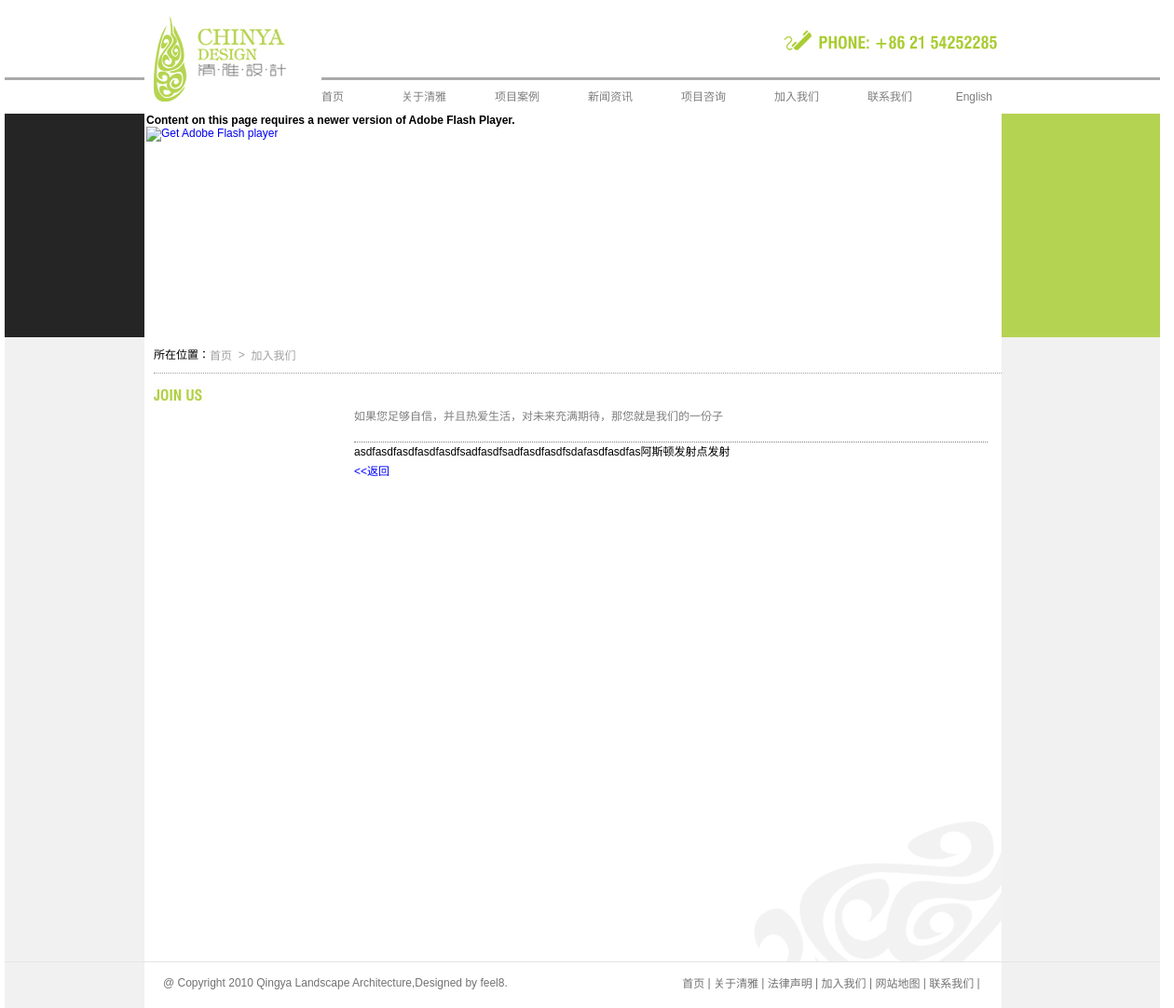
Page /index.php/main/joininfo/6/6/3 on the committed database.
### tables this page shows
CREATE TABLE `serviceroot` (
  `id` bigint(20) NOT NULL AUTO_INCREMENT,
  `rootname` varchar(200) DEFAULT NULL,
  `rootorder` bigint(20) DEFAULT NULL,
  PRIMARY KEY (`id`)
);

CREATE TABLE `servicecat` (
  `id` bigint(20) NOT NULL AUTO_INCREMENT,
  `catname` varchar(200) DEFAULT NULL,
  `rootid` bigint(20) DEFAULT NULL,
  `catdesc` text,
  `catorder` bigint(20) DEFAULT NULL,
  PRIMARY KEY (`id`)
);

CREATE TABLE `service` (
  `id` bigint(20) NOT NULL AUTO_INCREMENT,
  `servicename` varchar(200) NOT NULL,
  `pubtime` datetime NOT NULL,
  `servicedesc` text NOT NULL,
  `rootid` bigint(20) NOT NULL,
  `catid` bigint(20) NOT NULL,
  `servicepic` varchar(256) DEFAULT NULL,
  PRIMARY KEY (`id`)
);

### system/application/controllers/main.php (called while the page is built, shortened)
<?php
class Main extends Controller {
	var $methodName;
	function joininfo($rid, $catid = 6,$jid) {
		$data = array ();
		$data ["catmenu"] = $this->getServiceCat ( $rid );
		$data ["selectcat"] = $catid;
		$data ["content"] = $this->getServiceCatByID ( $catid );
		$data["infocontent"] = $this->getServiceByID($jid);
		$this->executeFrame ( $data, $rid );
		$this->showView ( $data, "joininfo" );
	}
	function getServiceByID($serviceid) {
		$result = $this->db->get_where ( "service", array ("id" => $serviceid ) );
		return $result->result_array ();
	}
	function getServiceCatByID($catid) {
		$this->db->order_by ( "catorder" );
		$result = $this->db->get_where ( "servicecat", array ("id" => $catid ) );
		return $result->result_array ();
	}
	function getServiceCat($rid) {
		$this->db->order_by ( "catorder" );
		$result = $this->db->get_where ( "servicecat", array ("rootid" => $rid ) );
		return $result->result_array ();
	}
	function executeFrame(&$data, $rid) {
		$data ["nav"] = $this->getRootNav ();
	}
	function getRootNav() {
		$this->db->order_by ( "rootorder" );
		$this->db->where ( "id < ", 8 );
		$result = $this->db->get ( "serviceroot" );
		return $result->result_array ();
	}
	function showView($data, $viewName = null) {
		$this->load->view ( "header", $data );
		$this->load->view ( "ad", $data );
		if (! $viewName) {
			$this->load->view ( $this->methodName, $data );
		} else {
			$this->load->view ( $viewName, $data );
		}
		$this->load->view ( "footer", $data );
	}
}
?>

### system/codeigniter/CodeIgniter.php (called while the page is built, shortened)
<?php  if ( ! defined('BASEPATH')) exit('No direct script access allowed');
$EXT =& load_class('Hooks');
$EXT->_call_hook('pre_system');
$URI =& load_class('URI');
$RTR =& load_class('Router');
$method = $RTR->fetch_method();
$EXT->_call_hook('pre_controller');
$CI = new $class();
if ($RTR->scaffolding_request === TRUE)
{
	if ($EXT->_call_hook('scaffolding_override') === FALSE)
	{
		$CI->_ci_scaffolding();
	}
}
else
{
	if (method_exists($CI, '_remap'))
	{
		$CI->_remap($method);
	}
	else
	{
		call_user_func_array(array(&$CI, $method), array_slice($URI->rsegments, 2));
	}
}

### index.php (called while the page is built, shortened)
<?php
require_once BASEPATH.'codeigniter/CodeIgniter'.EXT;

### system/application/views/joininfo.php (the view)
<div id="content">
<div id="info">
<?php foreach($root as $entry): $rootid = $entry["id"];?>
<div id="adnav">
<span style="color:black;">所在位置：</span>
<a href="index.php/main/index">首页</a>
<span>&nbsp;&nbsp;&gt;&nbsp;&nbsp;</span>
<a href="index.php/main/join/<?php echo $rootid ?>/<?php echo $selectcat ?>">
<?php foreach($content as $catitem):?>
<?php echo $catitem["catname"] ?>
<?php endforeach;?>
</a>
</div>
<?php endforeach;?>
<div id="leftbar">
<dl>
<dt><a href="index.php/main/join/<?php echo $rootid ?>/<?php echo $selectcat ?>"><img src="images/0<?php echo $rootid ?>.jpg"/></a>
</dt>
<dd>
<ul>
<?php foreach ($catmenu as $citem):?>
<?php if($selectcat == $citem["id"]){?>
<li class="activeli"><a href="index.php/main/join/<?php echo $rootid ?>/<?php echo $citem["id"] ?>" class="active"><?php echo $citem["catname"] ?></a></li>
<?php }else{?>
<li class="deactiveli"><a href="index.php/main/join/<?php echo $rootid ?>/<?php echo $citem["id"] ?>" class="deactive"><?php echo $citem["catname"] ?></a></li>
<?php }?>
<?php endforeach;?>
</ul>
</dd>
</dl>
</div>
<div id="rightbar">
<label class="jointitle">如果您足够自信，并且热爱生活，对未来充满期待，那您就是我们的一份子</label>
<?php foreach($infocontent as $citem):?>
<?php echo $citem["servicedesc"] ?>
<div style="float:left;width:100%;">
	<a style="color:blue;" href="index.php/main/join/6/6">&lt;&lt;返回</a>
	</div>
<?php endforeach;?>
</div>
</div>
</div>

### css/site.css (style rules this page uses)
body { margin:0 auto; padding:0; width:1250px;font-family:Tahoma, Geneva, sans-serif; font-size:12px; }
img { border:0; padding:0; margin:0; }
h1,h2,h3,h4,h5,h6,div { border:0; margin:0; padding:0; }
ul,dl,dd,dt { padding:0; margin:0; list-style:none; border:0; }
li { list-style:none; padding:0; margin:0; border:none; }
a { font-size:12px; text-decoration:none; display:block; float:left; }
p { margin:0; padding:0; border:none; }
span { float:left; line-height:1.8em; }
#content { width:920px; float:left;padding-left:150px; padding-right:170px; background-color:#f1f1f1; }
#info { float:left; background-color:#fff; min-height:500px; width:910px; padding-left:10px; }
#adnav { width:100%; float:left; border-bottom:dotted 1px #A0A0A0; height:28px; padding-top:10px; }
#adnav a { color:#A0A0A0; line-height:1.8em; }
#adnav span { color:#A0A0A0; line-height:1.6em; }
#leftbar { width:180px; float:left; margin-top:5px; }
#leftbar ul .activeli { width:180px; background-image:url(../images/button_03.jpg); height:31px; }
#leftbar ul li .active { margin-left:20px; color:#FFF; font-weight:700;line-height:2.7em; }
#rightbar { font-size:12px; line-height:1.8em; width:680px; float:right; padding-top:36px; padding-right:15px; padding-bottom:60px; }
#rightbar label { font-weight:700; color:#000; }
#rightbar .jointitle { font-weight:400;color:#7e7e7e; width:100%; border-bottom:dotted 1px #7e7e7e; display:block; padding-bottom:15px; }

### rows in the picture
servicecat: catname "加入我们"
service: servicedesc "asdfasdfasdfasdfasdfsadfasdfsadfasdfasdfsdafasdfasdfas阿斯顿发射点发射"
